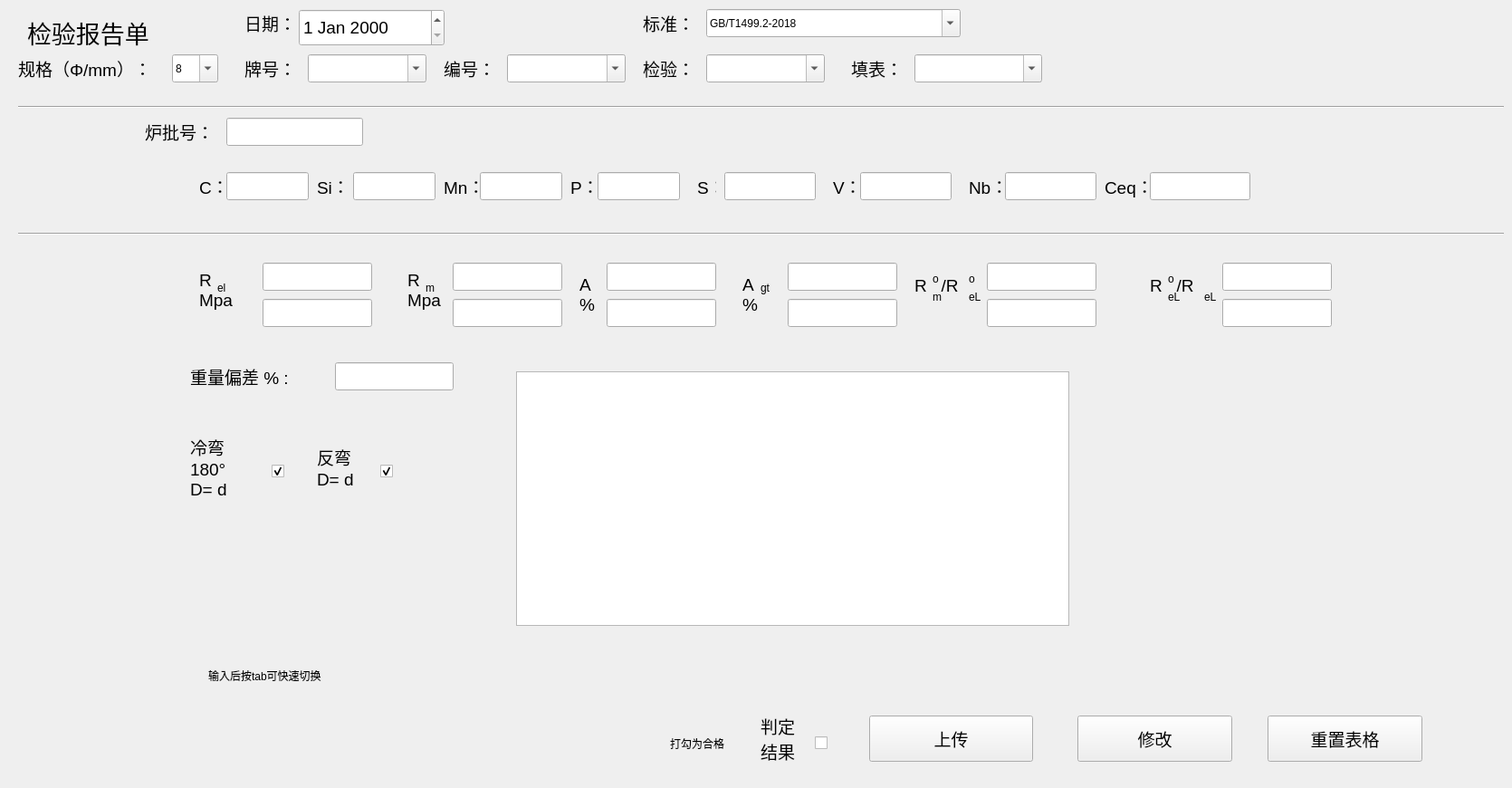
        <widget class="QWidget" name="jianyan">
         <attribute name="title">
          <string>检验报告单</string>
         </attribute>
         <widget class="QComboBox" name="jianyanSizeComboBox">
          <property name="geometry">
           <rect>
            <x>190</x>
            <y>60</y>
            <width>51</width>
            <height>31</height>
           </rect>
          </property>
          <property name="editable">
           <bool>true</bool>
          </property>
          <property name="currentIndex">
           <number>0</number>
          </property>
          <item>
           <property name="text">
            <string>8</string>
           </property>
          </item>
          <item>
           <property name="text">
            <string>14</string>
           </property>
          </item>
         </widget>
         <widget class="QLabel" name="label_2">
          <property name="geometry">
           <rect>
            <x>20</x>
            <y>60</y>
            <width>171</width>
            <height>31</height>
           </rect>
          </property>
          <property name="font">
           <font>
            <pointsize>14</pointsize>
           </font>
          </property>
          <property name="text">
           <string>规格（Φ/mm）：</string>
          </property>
         </widget>
         <widget class="QLabel" name="label_3">
          <property name="geometry">
           <rect>
            <x>30</x>
            <y>20</y>
            <width>181</width>
            <height>31</height>
           </rect>
          </property>
          <property name="font">
           <font>
            <pointsize>20</pointsize>
           </font>
          </property>
          <property name="text">
           <string>检验报告单</string>
          </property>
         </widget>
         <widget class="QLabel" name="label_4">
          <property name="geometry">
           <rect>
            <x>270</x>
            <y>60</y>
            <width>61</width>
            <height>31</height>
           </rect>
          </property>
          <property name="font">
           <font>
            <pointsize>14</pointsize>
           </font>
          </property>
          <property name="text">
           <string>牌号：</string>
          </property>
         </widget>
         <widget class="QComboBox" name="jianyanPaihaoComboBox">
          <property name="geometry">
           <rect>
            <x>340</x>
            <y>60</y>
            <width>131</width>
            <height>31</height>
           </rect>
          </property>
          <property name="editable">
           <bool>true</bool>
          </property>
         </widget>
         <widget class="QLabel" name="label_5">
          <property name="geometry">
           <rect>
            <x>490</x>
            <y>60</y>
            <width>61</width>
            <height>31</height>
           </rect>
          </property>
          <property name="font">
           <font>
            <pointsize>14</pointsize>
           </font>
          </property>
          <property name="text">
           <string>编号：</string>
          </property>
         </widget>
         <widget class="QComboBox" name="jianyanBianhaoComboBox">
          <property name="geometry">
           <rect>
            <x>560</x>
            <y>60</y>
            <width>131</width>
            <height>31</height>
           </rect>
          </property>
          <property name="editable">
           <bool>true</bool>
          </property>
         </widget>
         <widget class="QComboBox" name="jianyanJianyanComboBox">
          <property name="geometry">
           <rect>
            <x>780</x>
            <y>60</y>
            <width>131</width>
            <height>31</height>
           </rect>
          </property>
          <property name="editable">
           <bool>true</bool>
          </property>
         </widget>
         <widget class="QLabel" name="label_6">
          <property name="geometry">
           <rect>
            <x>710</x>
            <y>60</y>
            <width>61</width>
            <height>31</height>
           </rect>
          </property>
          <property name="font">
           <font>
            <pointsize>14</pointsize>
           </font>
          </property>
          <property name="text">
           <string>检验：</string>
          </property>
         </widget>
         <widget class="QLabel" name="label_7">
          <property name="geometry">
           <rect>
            <x>270</x>
            <y>10</y>
            <width>61</width>
            <height>31</height>
           </rect>
          </property>
          <property name="font">
           <font>
            <pointsize>14</pointsize>
           </font>
          </property>
          <property name="text">
           <string>日期：</string>
          </property>
         </widget>
         <widget class="QLabel" name="label_8">
          <property name="geometry">
           <rect>
            <x>160</x>
            <y>130</y>
            <width>91</width>
            <height>31</height>
           </rect>
          </property>
          <property name="font">
           <font>
            <pointsize>14</pointsize>
           </font>
          </property>
          <property name="text">
           <string>炉批号：</string>
          </property>
         </widget>
         <widget class="QLabel" name="label_9">
          <property name="geometry">
           <rect>
            <x>220</x>
            <y>190</y>
            <width>31</width>
            <height>31</height>
           </rect>
          </property>
          <property name="font">
           <font>
            <pointsize>14</pointsize>
           </font>
          </property>
          <property name="text">
           <string>C：</string>
          </property>
         </widget>
         <widget class="QLabel" name="label_10">
          <property name="geometry">
           <rect>
            <x>350</x>
            <y>190</y>
            <width>31</width>
            <height>31</height>
           </rect>
          </property>
          <property name="font">
           <font>
            <pointsize>14</pointsize>
           </font>
          </property>
          <property name="text">
           <string>Si：</string>
          </property>
         </widget>
         <widget class="QLabel" name="label_11">
          <property name="geometry">
           <rect>
            <x>490</x>
            <y>190</y>
            <width>41</width>
            <height>31</height>
           </rect>
          </property>
          <property name="font">
           <font>
            <pointsize>14</pointsize>
           </font>
          </property>
          <property name="text">
           <string>Mn：</string>
          </property>
         </widget>
         <widget class="QLabel" name="label_12">
          <property name="geometry">
           <rect>
            <x>630</x>
            <y>190</y>
            <width>31</width>
            <height>31</height>
           </rect>
          </property>
          <property name="font">
           <font>
            <pointsize>14</pointsize>
           </font>
          </property>
          <property name="text">
           <string>P：</string>
          </property>
         </widget>
         <widget class="QLabel" name="label_13">
          <property name="geometry">
           <rect>
            <x>1070</x>
            <y>190</y>
            <width>41</width>
            <height>31</height>
           </rect>
          </property>
          <property name="font">
           <font>
            <pointsize>14</pointsize>
           </font>
          </property>
          <property name="text">
           <string>Nb：</string>
          </property>
         </widget>
         <widget class="QLabel" name="label_14">
          <property name="geometry">
           <rect>
            <x>770</x>
            <y>190</y>
            <width>21</width>
            <height>31</height>
           </rect>
          </property>
          <property name="font">
           <font>
            <pointsize>14</pointsize>
           </font>
          </property>
          <property name="text">
           <string>S：</string>
          </property>
         </widget>
         <widget class="QLabel" name="label_15">
          <property name="geometry">
           <rect>
            <x>920</x>
            <y>190</y>
            <width>31</width>
            <height>31</height>
           </rect>
          </property>
          <property name="font">
           <font>
            <pointsize>14</pointsize>
           </font>
          </property>
          <property name="text">
           <string>V：</string>
          </property>
         </widget>
         <widget class="QLabel" name="label_16">
          <property name="geometry">
           <rect>
            <x>1220</x>
            <y>190</y>
            <width>51</width>
            <height>31</height>
           </rect>
          </property>
          <property name="font">
           <font>
            <pointsize>14</pointsize>
           </font>
          </property>
          <property name="text">
           <string>Ceq：</string>
          </property>
         </widget>
         <widget class="Line" name="line">
          <property name="geometry">
           <rect>
            <x>20</x>
            <y>110</y>
            <width>1641</width>
            <height>16</height>
           </rect>
          </property>
          <property name="orientation">
           <enum>Qt::Horizontal</enum>
          </property>
         </widget>
         <widget class="QLabel" name="label_17">
          <property name="geometry">
           <rect>
            <x>640</x>
            <y>300</y>
            <width>51</width>
            <height>51</height>
           </rect>
          </property>
          <property name="font">
           <font>
            <pointsize>14</pointsize>
           </font>
          </property>
          <property name="text">
           <string>A
%</string>
          </property>
         </widget>
         <widget class="QLabel" name="label_18">
          <property name="geometry">
           <rect>
            <x>220</x>
            <y>290</y>
            <width>61</width>
            <height>61</height>
           </rect>
          </property>
          <property name="font">
           <font>
            <pointsize>14</pointsize>
           </font>
          </property>
          <property name="text">
           <string>R
Mpa</string>
          </property>
         </widget>
         <widget class="QLabel" name="label_20">
          <property name="geometry">
           <rect>
            <x>1010</x>
            <y>290</y>
            <width>111</width>
            <height>51</height>
           </rect>
          </property>
          <property name="font">
           <font>
            <pointsize>14</pointsize>
           </font>
          </property>
          <property name="text">
           <string>R   /R</string>
          </property>
         </widget>
         <widget class="QLabel" name="label_21">
          <property name="geometry">
           <rect>
            <x>450</x>
            <y>290</y>
            <width>51</width>
            <height>61</height>
           </rect>
          </property>
          <property name="font">
           <font>
            <pointsize>14</pointsize>
           </font>
          </property>
          <property name="text">
           <string>R
Mpa</string>
          </property>
         </widget>
         <widget class="QLabel" name="label_22">
          <property name="geometry">
           <rect>
            <x>820</x>
            <y>300</y>
            <width>41</width>
            <height>51</height>
           </rect>
          </property>
          <property name="font">
           <font>
            <pointsize>14</pointsize>
           </font>
          </property>
          <property name="text">
           <string>A
%</string>
          </property>
         </widget>
         <widget class="QLineEdit" name="jianyanCLineEdit">
          <property name="geometry">
           <rect>
            <x>250</x>
            <y>190</y>
            <width>91</width>
            <height>31</height>
           </rect>
          </property>
         </widget>
         <widget class="QLineEdit" name="jianyanSiLineEdit">
          <property name="geometry">
           <rect>
            <x>390</x>
            <y>190</y>
            <width>91</width>
            <height>31</height>
           </rect>
          </property>
         </widget>
         <widget class="QLineEdit" name="jianyanMnLineEdit">
          <property name="geometry">
           <rect>
            <x>530</x>
            <y>190</y>
            <width>91</width>
            <height>31</height>
           </rect>
          </property>
         </widget>
         <widget class="QLineEdit" name="jianyanPLineEdit">
          <property name="geometry">
           <rect>
            <x>660</x>
            <y>190</y>
            <width>91</width>
            <height>31</height>
           </rect>
          </property>
         </widget>
         <widget class="QLineEdit" name="jianyanSLineEdit">
          <property name="geometry">
           <rect>
            <x>800</x>
            <y>190</y>
            <width>101</width>
            <height>31</height>
           </rect>
          </property>
         </widget>
         <widget class="QLineEdit" name="jianyanVLineEdit">
          <property name="geometry">
           <rect>
            <x>950</x>
            <y>190</y>
            <width>101</width>
            <height>31</height>
           </rect>
          </property>
         </widget>
         <widget class="QLineEdit" name="jianyanNbLineEdit">
          <property name="geometry">
           <rect>
            <x>1110</x>
            <y>190</y>
            <width>101</width>
            <height>31</height>
           </rect>
          </property>
         </widget>
         <widget class="QLineEdit" name="jianyanCeqLineEdit">
          <property name="geometry">
           <rect>
            <x>1270</x>
            <y>190</y>
            <width>111</width>
            <height>31</height>
           </rect>
          </property>
         </widget>
         <widget class="QLineEdit" name="jianyanRelULineEdit">
          <property name="geometry">
           <rect>
            <x>290</x>
            <y>290</y>
            <width>121</width>
            <height>31</height>
           </rect>
          </property>
         </widget>
         <widget class="QLineEdit" name="jianyanRelDLineEdit">
          <property name="geometry">
           <rect>
            <x>290</x>
            <y>330</y>
            <width>121</width>
            <height>31</height>
           </rect>
          </property>
         </widget>
         <widget class="QLineEdit" name="jianyanRmULineEdit">
          <property name="geometry">
           <rect>
            <x>500</x>
            <y>290</y>
            <width>121</width>
            <height>31</height>
           </rect>
          </property>
         </widget>
         <widget class="QLineEdit" name="jianyanRmDLineEdit">
          <property name="geometry">
           <rect>
            <x>500</x>
            <y>330</y>
            <width>121</width>
            <height>31</height>
           </rect>
          </property>
         </widget>
         <widget class="QLabel" name="label_23">
          <property name="geometry">
           <rect>
            <x>240</x>
            <y>310</y>
            <width>16</width>
            <height>16</height>
           </rect>
          </property>
          <property name="text">
           <string>el</string>
          </property>
         </widget>
         <widget class="QLabel" name="label_24">
          <property name="geometry">
           <rect>
            <x>470</x>
            <y>310</y>
            <width>16</width>
            <height>16</height>
           </rect>
          </property>
          <property name="text">
           <string>m</string>
          </property>
         </widget>
         <widget class="QLabel" name="label_25">
          <property name="geometry">
           <rect>
            <x>840</x>
            <y>310</y>
            <width>16</width>
            <height>16</height>
           </rect>
          </property>
          <property name="text">
           <string>gt</string>
          </property>
         </widget>
         <widget class="QLabel" name="label_26">
          <property name="geometry">
           <rect>
            <x>1030</x>
            <y>300</y>
            <width>16</width>
            <height>16</height>
           </rect>
          </property>
          <property name="text">
           <string>o</string>
          </property>
         </widget>
         <widget class="QLabel" name="label_27">
          <property name="geometry">
           <rect>
            <x>1030</x>
            <y>320</y>
            <width>16</width>
            <height>16</height>
           </rect>
          </property>
          <property name="text">
           <string>m</string>
          </property>
         </widget>
         <widget class="QLabel" name="label_28">
          <property name="geometry">
           <rect>
            <x>1070</x>
            <y>300</y>
            <width>16</width>
            <height>16</height>
           </rect>
          </property>
          <property name="text">
           <string>o</string>
          </property>
         </widget>
         <widget class="QLabel" name="label_29">
          <property name="geometry">
           <rect>
            <x>1070</x>
            <y>320</y>
            <width>16</width>
            <height>16</height>
           </rect>
          </property>
          <property name="text">
           <string>eL</string>
          </property>
         </widget>
         <widget class="QLabel" name="label_31">
          <property name="geometry">
           <rect>
            <x>1270</x>
            <y>290</y>
            <width>111</width>
            <height>51</height>
           </rect>
          </property>
          <property name="font">
           <font>
            <pointsize>14</pointsize>
           </font>
          </property>
          <property name="text">
           <string>R   /R</string>
          </property>
         </widget>
         <widget class="QLabel" name="label_32">
          <property name="geometry">
           <rect>
            <x>1290</x>
            <y>300</y>
            <width>16</width>
            <height>16</height>
           </rect>
          </property>
          <property name="text">
           <string>o</string>
          </property>
         </widget>
         <widget class="QLabel" name="label_33">
          <property name="geometry">
           <rect>
            <x>1330</x>
            <y>320</y>
            <width>16</width>
            <height>16</height>
           </rect>
          </property>
          <property name="text">
           <string>eL</string>
          </property>
         </widget>
         <widget class="QLabel" name="label_34">
          <property name="geometry">
           <rect>
            <x>1290</x>
            <y>320</y>
            <width>16</width>
            <height>16</height>
           </rect>
          </property>
          <property name="text">
           <string>eL</string>
          </property>
         </widget>
         <widget class="QLineEdit" name="jianyanApercenULineEdit">
          <property name="geometry">
           <rect>
            <x>670</x>
            <y>290</y>
            <width>121</width>
            <height>31</height>
           </rect>
          </property>
         </widget>
         <widget class="QLineEdit" name="jianyanApercenDLineEdit">
          <property name="geometry">
           <rect>
            <x>670</x>
            <y>330</y>
            <width>121</width>
            <height>31</height>
           </rect>
          </property>
         </widget>
         <widget class="QLineEdit" name="jianyanAgtULineEdit">
          <property name="geometry">
           <rect>
            <x>870</x>
            <y>290</y>
            <width>121</width>
            <height>31</height>
           </rect>
          </property>
         </widget>
         <widget class="QLineEdit" name="jianyanAgtDLineEdit">
          <property name="geometry">
           <rect>
            <x>870</x>
            <y>330</y>
            <width>121</width>
            <height>31</height>
           </rect>
          </property>
         </widget>
         <widget class="QLineEdit" name="jianyanRomroelULineEdit">
          <property name="geometry">
           <rect>
            <x>1090</x>
            <y>290</y>
            <width>121</width>
            <height>31</height>
           </rect>
          </property>
         </widget>
         <widget class="QLineEdit" name="jianyanRomroelDLineEdit">
          <property name="geometry">
           <rect>
            <x>1090</x>
            <y>330</y>
            <width>121</width>
            <height>31</height>
           </rect>
          </property>
         </widget>
         <widget class="QLineEdit" name="jianyanRoelrelULineEdit">
          <property name="geometry">
           <rect>
            <x>1350</x>
            <y>290</y>
            <width>121</width>
            <height>31</height>
           </rect>
          </property>
         </widget>
         <widget class="QLineEdit" name="jianyanRoelrelDLineEdit">
          <property name="geometry">
           <rect>
            <x>1350</x>
            <y>330</y>
            <width>121</width>
            <height>31</height>
           </rect>
          </property>
         </widget>
         <widget class="QLabel" name="label_19">
          <property name="geometry">
           <rect>
            <x>210</x>
            <y>400</y>
            <width>141</width>
            <height>31</height>
           </rect>
          </property>
          <property name="font">
           <font>
            <pointsize>14</pointsize>
           </font>
          </property>
          <property name="text">
           <string>重量偏差 % :</string>
          </property>
         </widget>
         <widget class="QLineEdit" name="jianyanZhongliangLineEdit">
          <property name="geometry">
           <rect>
            <x>370</x>
            <y>400</y>
            <width>131</width>
            <height>31</height>
           </rect>
          </property>
         </widget>
         <widget class="QLabel" name="label_30">
          <property name="geometry">
           <rect>
            <x>210</x>
            <y>470</y>
            <width>61</width>
            <height>91</height>
           </rect>
          </property>
          <property name="font">
           <font>
            <pointsize>14</pointsize>
           </font>
          </property>
          <property name="text">
           <string>冷弯
180°
D= d</string>
          </property>
         </widget>
         <widget class="QComboBox" name="jianyanTianbiaoComboBox">
          <property name="geometry">
           <rect>
            <x>1010</x>
            <y>60</y>
            <width>141</width>
            <height>31</height>
           </rect>
          </property>
          <property name="editable">
           <bool>true</bool>
          </property>
         </widget>
         <widget class="QLabel" name="label_35">
          <property name="geometry">
           <rect>
            <x>940</x>
            <y>60</y>
            <width>61</width>
            <height>31</height>
           </rect>
          </property>
          <property name="font">
           <font>
            <pointsize>14</pointsize>
           </font>
          </property>
          <property name="text">
           <string>填表：</string>
          </property>
         </widget>
         <widget class="Line" name="line_2">
          <property name="geometry">
           <rect>
            <x>20</x>
            <y>250</y>
            <width>1641</width>
            <height>16</height>
           </rect>
          </property>
          <property name="orientation">
           <enum>Qt::Horizontal</enum>
          </property>
         </widget>
         <widget class="QCheckBox" name="jianyanLenwanCheckBox">
          <property name="geometry">
           <rect>
            <x>300</x>
            <y>510</y>
            <width>31</width>
            <height>20</height>
           </rect>
          </property>
          <property name="text">
           <string/>
          </property>
          <property name="checked">
           <bool>true</bool>
          </property>
         </widget>
         <widget class="QLabel" name="label_36">
          <property name="geometry">
           <rect>
            <x>350</x>
            <y>470</y>
            <width>61</width>
            <height>91</height>
           </rect>
          </property>
          <property name="font">
           <font>
            <pointsize>14</pointsize>
           </font>
          </property>
          <property name="text">
           <string>反弯
D= d</string>
          </property>
         </widget>
         <widget class="QLabel" name="label_37">
          <property name="geometry">
           <rect>
            <x>840</x>
            <y>770</y>
            <width>61</width>
            <height>91</height>
           </rect>
          </property>
          <property name="font">
           <font>
            <pointsize>14</pointsize>
           </font>
          </property>
          <property name="text">
           <string>判定
结果</string>
          </property>
         </widget>
         <widget class="QCheckBox" name="jianyanFanwanCheckBox">
          <property name="geometry">
           <rect>
            <x>420</x>
            <y>510</y>
            <width>41</width>
            <height>20</height>
           </rect>
          </property>
          <property name="text">
           <string/>
          </property>
          <property name="checked">
           <bool>true</bool>
          </property>
         </widget>
         <widget class="QCheckBox" name="jianyanPandinCheckBox">
          <property name="geometry">
           <rect>
            <x>900</x>
            <y>810</y>
            <width>41</width>
            <height>20</height>
           </rect>
          </property>
          <property name="text">
           <string/>
          </property>
          <property name="checked">
           <bool>false</bool>
          </property>
         </widget>
         <widget class="QLineEdit" name="jianyanLPHLineEdit">
          <property name="geometry">
           <rect>
            <x>250</x>
            <y>130</y>
            <width>151</width>
            <height>31</height>
           </rect>
          </property>
         </widget>
         <widget class="QPushButton" name="jianyanUpdatePushButton">
          <property name="geometry">
           <rect>
            <x>960</x>
            <y>790</y>
            <width>181</width>
            <height>51</height>
           </rect>
          </property>
          <property name="font">
           <font>
            <pointsize>14</pointsize>
           </font>
          </property>
          <property name="text">
           <string>上传</string>
          </property>
         </widget>
         <widget class="QDateEdit" name="jianyanDateTimeEdit">
          <property name="geometry">
           <rect>
            <x>330</x>
            <y>10</y>
            <width>161</width>
            <height>41</height>
           </rect>
          </property>
          <property name="font">
           <font>
            <pointsize>14</pointsize>
           </font>
          </property>
         </widget>
         <widget class="QLabel" name="label_38">
          <property name="geometry">
           <rect>
            <x>230</x>
            <y>730</y>
            <width>141</width>
            <height>31</height>
           </rect>
          </property>
          <property name="text">
           <string>输入后按tab可快速切换</string>
          </property>
         </widget>
         <widget class="QLabel" name="label_39">
          <property name="geometry">
           <rect>
            <x>710</x>
            <y>10</y>
            <width>61</width>
            <height>31</height>
           </rect>
          </property>
          <property name="font">
           <font>
            <pointsize>14</pointsize>
           </font>
          </property>
          <property name="text">
           <string>标准：</string>
          </property>
         </widget>
         <widget class="QComboBox" name="jianyanBiaozhunComboBox">
          <property name="geometry">
           <rect>
            <x>780</x>
            <y>10</y>
            <width>281</width>
            <height>31</height>
           </rect>
          </property>
          <property name="editable">
           <bool>true</bool>
          </property>
          <item>
           <property name="text">
            <string>GB/T1499.2-2018</string>
           </property>
          </item>
         </widget>
         <widget class="QLabel" name="jianyanSuccessLabel">
          <property name="geometry">
           <rect>
            <x>580</x>
            <y>430</y>
            <width>651</width>
            <height>31</height>
           </rect>
          </property>
          <property name="font">
           <font>
            <pointsize>15</pointsize>
           </font>
          </property>
          <property name="text">
           <string>上传成功 (´・ω・`) </string>
          </property>
         </widget>
         <widget class="QTextBrowser" name="jianyanFailtextBrowser">
          <property name="geometry">
           <rect>
            <x>570</x>
            <y>410</y>
            <width>611</width>
            <height>281</height>
           </rect>
          </property>
         </widget>
         <widget class="QPushButton" name="jianyanReupdatepushButton">
          <property name="geometry">
           <rect>
            <x>1190</x>
            <y>790</y>
            <width>171</width>
            <height>51</height>
           </rect>
          </property>
          <property name="font">
           <font>
            <pointsize>14</pointsize>
           </font>
          </property>
          <property name="toolTip">
           <string>只需要输入修改变量和炉批号</string>
          </property>
          <property name="text">
           <string>修改</string>
          </property>
         </widget>
         <widget class="QLabel" name="label_50">
          <property name="geometry">
           <rect>
            <x>740</x>
            <y>790</y>
            <width>91</width>
            <height>61</height>
           </rect>
          </property>
          <property name="text">
           <string>打勾为合格</string>
          </property>
         </widget>
         <widget class="QPushButton" name="jianyanResetPushButton">
          <property name="geometry">
           <rect>
            <x>1400</x>
            <y>790</y>
            <width>171</width>
            <height>51</height>
           </rect>
          </property>
          <property name="font">
           <font>
            <pointsize>14</pointsize>
           </font>
          </property>
          <property name="text">
           <string>重置表格</string>
          </property>
         </widget>
        </widget>
